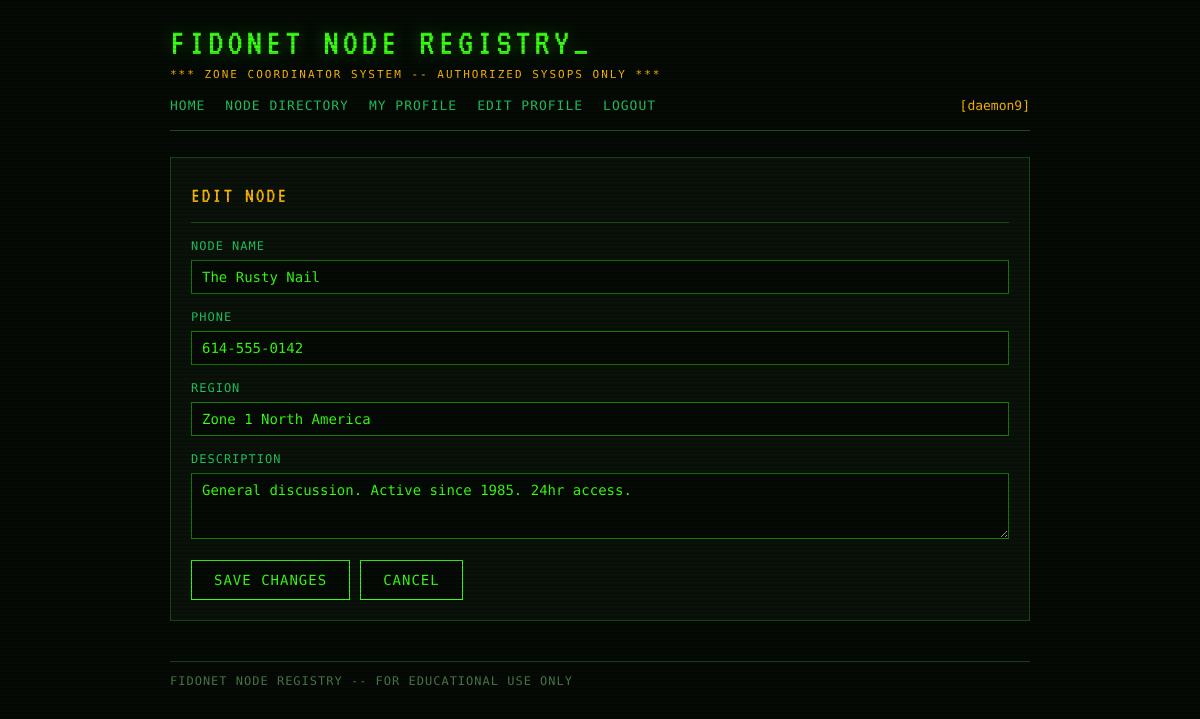
Screenshot of /node/1/edit (signed in) with the database file from the repository.
### tables this page shows
CREATE TABLE nodes (
            id INTEGER PRIMARY KEY AUTOINCREMENT,
            name TEXT NOT NULL,
            phone TEXT,
            region TEXT,
            description TEXT,
            owner_id INTEGER NOT NULL
        );

### app.py (the view, shortened to what this page needs)
@app.route('/node/<int:node_id>/edit', methods=['GET', 'POST'])
def node_edit(node_id):
    current = get_current_user(request)
    if not current:
        return redirect(url_for('login'))
    node = node_repo.find_by_id(node_id)
    if not node:
        flash('Node not found.', 'error')
        return redirect(url_for('directory'))
    return render_template('node_edit.html', node=node, current_user=current)

### app.py (called while the page is built)
def get_current_user(req):
    token = req.cookies.get('bbs_token')
    if not token:
        return None
    return sessions.get(token)

    def fetchone(self, query, params=()):
        cursor = self._conn.cursor()
        cursor.execute(query, params)
        return cursor.fetchone()

    def find_by_id(self, record_id):
        return self._db.fetchone("""
            SELECT n.*, u.username AS owner_username
            FROM nodes n JOIN users u ON n.owner_id = u.id
            WHERE n.id = ?
        """, (record_id,))

### templates/node_edit.html (shortened to what this page needs)
{% extends "base.html" %}
{% block content %}
<div class="panel">
  <div class="panel-title">EDIT NODE</div>
  <form method="POST" action="{{ url_for('node_edit', node_id=node.id) }}">
    <div class="form-group">
      <label>NODE NAME</label>
      <input type="text" name="name" value="{{ node.name }}" autocomplete="off">
    </div>
    <div class="form-group">
      <label>PHONE</label>
      <input type="text" name="phone" value="{{ node.phone }}" autocomplete="off">
    </div>
    <div class="form-group">
      <label>REGION</label>
      <input type="text" name="region" value="{{ node.region }}" autocomplete="off">
    </div>
    <div class="form-group">
      <label>DESCRIPTION</label>
      <textarea name="description" rows="3">{{ node.description }}</textarea>
    </div>
    <div class="btn-row">
      <button type="submit" class="btn">SAVE CHANGES</button>
      <a href="{{ url_for('node_view', node_id=node.id) }}" class="btn">CANCEL</a>
    </div>
  </form>
</div>
{% endblock %}

### static/css/style.css (style rules this page uses)
:root { --bg: #050a05; --bg-panel: #0a120a; --green: #39ff14; --green-dim: #1a7a0a; --green-mid: #22c55e; --amber: #ffb800; --red: #ff3c3c; --grey: #4a7a4a; --text: #c8f5c8; --border: #1a4a1a; --font-mono: 'Share Tech Mono', monospace; --font-vt: 'VT323', monospace; }
* { box-sizing: border-box; margin: 0; padding: 0; }
body { background: var(--bg); color: var(--text); font-family: var(--font-mono); font-size: 14px; line-height: 1.6; min-height: 100vh; }
body::before { content: ''; position: fixed; inset: 0; background: repeating-linear-gradient( 0deg, transparent, transparent 2px, rgba(0,0,0,0.12) 2px, rgba(0,0,0,0.12) 4px ); pointer-events: none; z-index: 9999; }
.panel { background: var(--bg-panel); border: 1px solid var(--border); padding: 20px; margin-bottom: 20px; }
.panel-title { font-family: var(--font-vt); font-size: 22px; color: var(--amber); letter-spacing: 2px; margin-bottom: 14px; border-bottom: 1px solid var(--border); padding-bottom: 8px; }
.form-group { margin-bottom: 14px; }
.form-group label { display: block; color: var(--green-mid); font-size: 12px; letter-spacing: 1px; margin-bottom: 4px; }
.form-group input[type="text"], .form-group input[type="password"], .form-group textarea { width: 100%; background: var(--bg); border: 1px solid var(--green-dim); color: var(--green); font-family: var(--font-mono); font-size: 14px; padding: 8px 10px; outline: none; resize: vertical; }
.btn { background: var(--bg); border: 1px solid var(--green); color: var(--green); font-family: var(--font-mono); font-size: 14px; padding: 8px 22px; cursor: pointer; letter-spacing: 1px; text-decoration: none; display: inline-block; }
.btn-row { margin-top: 6px; display: flex; gap: 10px; }
a { color: var(--green-mid); text-decoration: none; }

### rows the page displays
nodes: name "The Rusty Nail", phone "614-555-0142", region "Zone 1 North America", description "General discussion. Active since 1985. 24hr access."

### other values shown
{{ current_user.username }} "daemon9"
